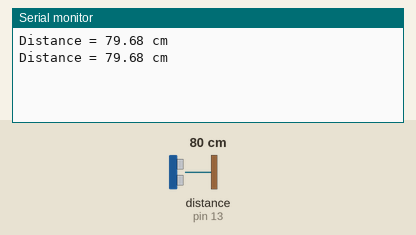
Recording of a sketch running on a simulated Arduino Uno, built with avr-gcc and run on an emulated ATmega328P. Parts: the last lines printed to the serial monitor. Wiring (inferred from the names in the program): ultrasonic range finder: trigger pin 10; echo pin 13. Inputs (shaded band) come from the test bench; at power-on: distance to the obstacle (sensor on pin 13) 80 cm. The echo pulse lasts 58.3 µs per cm.

Above: at 1.8 s.
1.9 s: distance to the obstacle (sensor on pin 13) set to 4 cm
At 2.4 s:
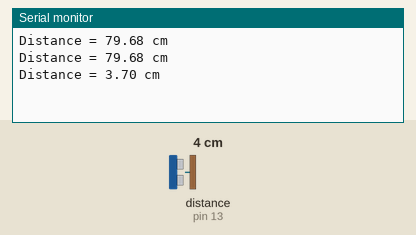
3.4 s: distance to the obstacle (sensor on pin 13) set to 2 cm
At 4.4 s:
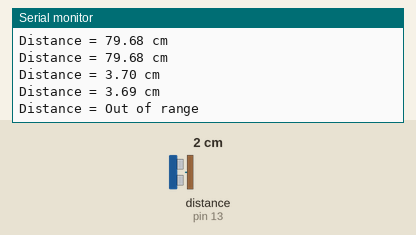
Timing chart, 0 to 6.4 s (numbered marks = the images above; inputs shaded):
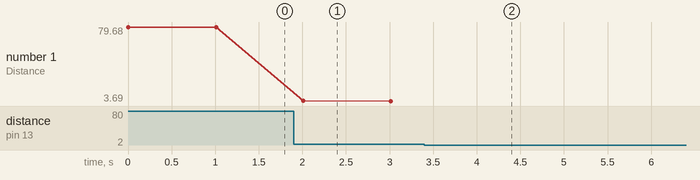

Measured:
- the behaviour switches between 3 and 2 cm on distance to the obstacle (sensor on pin 13) (found by bisection; images 1 and 2)
- after the input at 1.9 s, the serial monitor: prints a new line after 0.11 s (image 1)
- after the input at 3.4 s, the serial monitor: prints a new line after 0.61 s (image 2)
- plotted number 1: 79.68 → 3.69 after the input at 1.9 s

The sketch:

SOnic_Sensor_Working_Code.ino
```cpp
#define trigPin 10
#define echoPin 13

float duration, distance;
//duration of the signal we get back
//distance is the final result in cm

void setup() {
  // put your setup code here, to run once:
  Serial.begin(9600);
  pinMode(trigPin, OUTPUT);
  pinMode(echoPin, INPUT);
}

void loop() {
  // put your main code here, to run repeatedly:
  //Pulse for the HC-SR04 Echo Pin
  //Send te 10 microseconds pulse
  digitalWrite(trigPin, LOW);
  delayMicroseconds(2);
  digitalWrite(trigPin, HIGH);
  delayMicroseconds(10);
  digitalWrite(trigPin, LOW);

  duration = pulseIn(echoPin, HIGH);
  distance = (duration / 2) * 0.0343;
  //Send results to serial monitor

  Serial.print("Distance = ");
  if(distance >= 400 || distance <= 2) {
    Serial.println("Out of range");
  }
  else {
    //Serial.print("distance");
    Serial.print(distance);
    Serial.println(" cm");
    delay(500);
  }
  delay(500);
}
```
